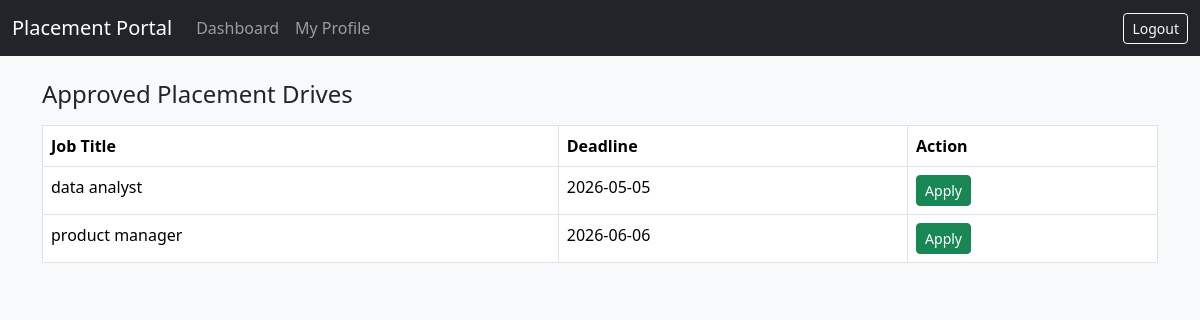
The app's page /student/drives (signed in) with its own data.
### models.py (models this page shows)
class Drive(db.Model):
    id = db.Column(db.Integer, primary_key=True)
    company_id = db.Column(db.Integer, db.ForeignKey('company.id'))
    title = db.Column(db.String(150))
    description = db.Column(db.Text)
    deadline = db.Column(db.Date)
    approved = db.Column(db.Boolean, default=False)

### app.py (the view)
@app.route("/student/drives")
def student_drives():
    if "user_id" not in session or session.get("role") != "student":
        return redirect(url_for("login"))
    drives = Drive.query.filter_by(approved=True).all()
    return render_template("student_drives.html", drives=drives)

### templates/student_drives.html (shortened to what this page needs)
{% extends "base.html" %}
{% block content %}
<h4>Approved Placement Drives</h4>
<table class="table table-bordered mt-3">
    <tr>
        <th>Job Title</th>
        <th>Deadline</th>
        <th>Action</th>
    </tr>
    {% for d in drives %}
    <tr>
        <td>{{ d.title }}</td>
        <td>{{ d.deadline }}</td>
        <td>
            <a href="/student/apply/{{ d.id }}" class="btn btn-sm btn-success">
                Apply
            </a>
        </td>
    </tr>
    {% endfor %}
</table>
{% endblock %}

### records on screen
Drive: title "data analyst", deadline "2026-05-05"
Drive: title "product manager", deadline "2026-06-06"
